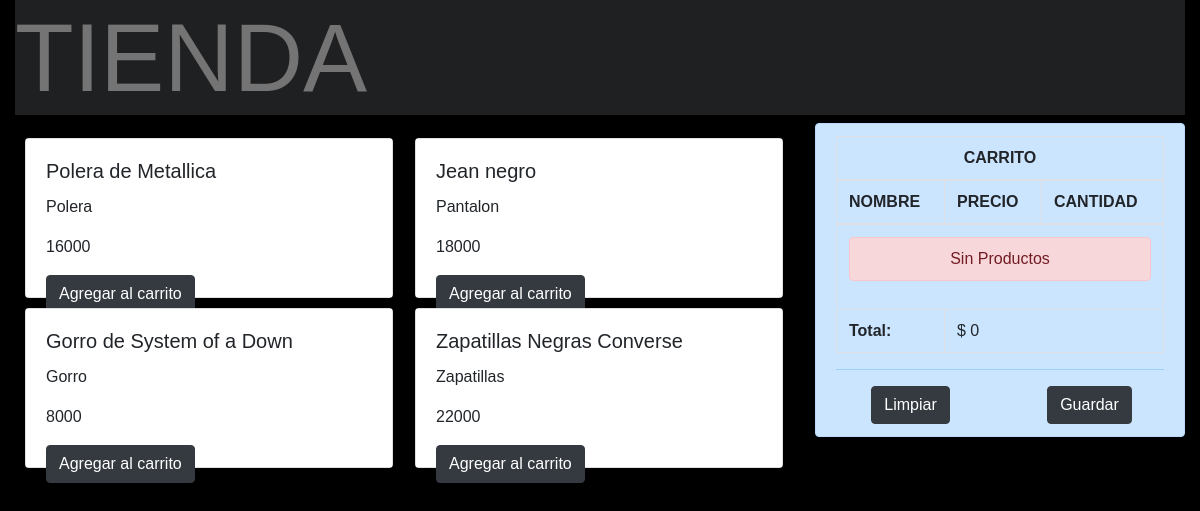
The page /tienda on the database its author committed.
### blog/models.py (models this page shows, shortened)
class Producto(models.Model):
    nombre = models.CharField(max_length=80)
    categoria = models.CharField(max_length=50)
    precio = models.IntegerField()

### blog/views.py (the view)
# urls.py: path('tienda',tienda,name='tienda'),
def tienda(request):
    productos = Producto.objects.all()
    return render(request, "blog/tienda.html", {'productos':productos})

### blog/context_processor.py (called while the page is built)
def total_carrito(request):
    total = 0
    if request.user.is_authenticated:
        if "carrito" in request.session.keys():
            for key, value in request.session["carrito"].items():
                total += int(value["acumulado"])
    return{"total_carrito": total}

### blog/templates/blog/tienda.html (shortened to what this page needs)
{% load static %}
<!DOCTYPE htmel>
<hmtl lang="es">
<head>
    <link rel="stylesheet" href="https://cdn.jsdelivr.net/npm/bootstrap@4.4.1/dist/css/bootstrap.min.css">
    <link href="{% static 'blog/css/estiloTienda.css' %}" rel="stylesheet">
</head>
<body>
    <div class="container-fluid">
        <div class="row">
            <div class="col-12 aling-self-center"><h1 class="display-1">TIENDA</h1></div>
        </div>
        <div class="row">
            <div class="col-8">
                <div class="row" style="padding: 10px;">
                    <div class="col-12">
                        <div class="row">
                            {% for producto in productos %}
                            <div class="col-6">
                                <div class="card" style="height: 10rem; width: 23rem; margin:5px 0px;" >
                                    <div class="card-body">
                                        <h5 class="card-title">{{producto.nombre}}</h5>
                                        <p class="card-text">{{producto.categoria}}</p>
                                        <p class="card-text">{{producto.precio}}</p>
                                        <a href="{% url 'Add' producto.id %}" class="btn btn-dark">Agregar al carrito</a>
                                    </div>
                                </div>
                            </div>
                            {% endfor %}
                        </div>
                    </div>
                </div>
            </div>
            <div class="col-4">
                {% include "blog/carrito.html" %}
            </div>
        </div>
    </div>
</body>
</html>

### blog/templates/blog/carrito.html
<div class="alert alert-primary" role="alert">
<table class="table table-bordered">
  <thead>
    <tr>
      <th scope="row" colspan="3" class="text-center">CARRITO</th>
    </tr>
    <tr>
      <th scope="col">NOMBRE</th>
      <th scope="col">PRECIO</th>
      <th scope="col">CANTIDAD</th>
    </tr>
  </thead>
  <tbody>
  {% if request.session.carrito.items %}
  {% for key, value in request.session.carrito.items %}
    <tr>
      <td>{{value.nombre}}</td>
      <td>{{value.precio}}</td>
      <td>{{value.acumulado}}
        <a href="{% url 'Add' value.producto_id %}" class="badge btn btn-dark badge-dark">+</a>
        <a href="{% url 'Sub' value.producto_id %}" class="badge btn btn-dark badge-dark">-</a>
      </td>
    </tr>
  {% endfor %}
  {% else %}
  <tr>
      <td colspan="3">
          <div class="alert alert-danger text-center"> Sin Productos </div>
      </td>
  </tr>
  {% endif %}
    <tr>
      <th scope="row">Total:</th>
      <td colspan="2">$ {{total_carrito}}</td>
    </tr>
  </tbody>
</table>
<hr>
<div class="row text-center">
    <div class="col-6"><a href="{% url 'Cls' %}" class="btn btn-Dark">Limpiar</a></div>
    <div class="col-6"><a href="#" class="btn btn-Dark">Guardar</a></div>
</div>
</div>

### blog/static/blog/css/estiloTienda.css (style rules this page uses)
body { background-color: rgb(0, 0, 0); font-family: 'Franklin Gothic Medium', 'Arial Narrow', Arial, sans-serif; padding: 0; margin: 0; }
.card-body { background-color: rgb(255, 255, 255); }
.display-1 { background-color: #1f2022; color: rgb(116, 116, 116); }

### rows shown on the page
Producto: nombre "Polera de Metallica", categoria "Polera", precio "16000"
Producto: nombre "Jean negro", categoria "Pantalon", precio "18000"
Producto: nombre "Gorro de System of a Down", categoria "Gorro", precio "8000"
Producto: nombre "Zapatillas Negras Converse", categoria "Zapatillas", precio "22000"

### other values the page prints
{{ total_carrito }} "0"
